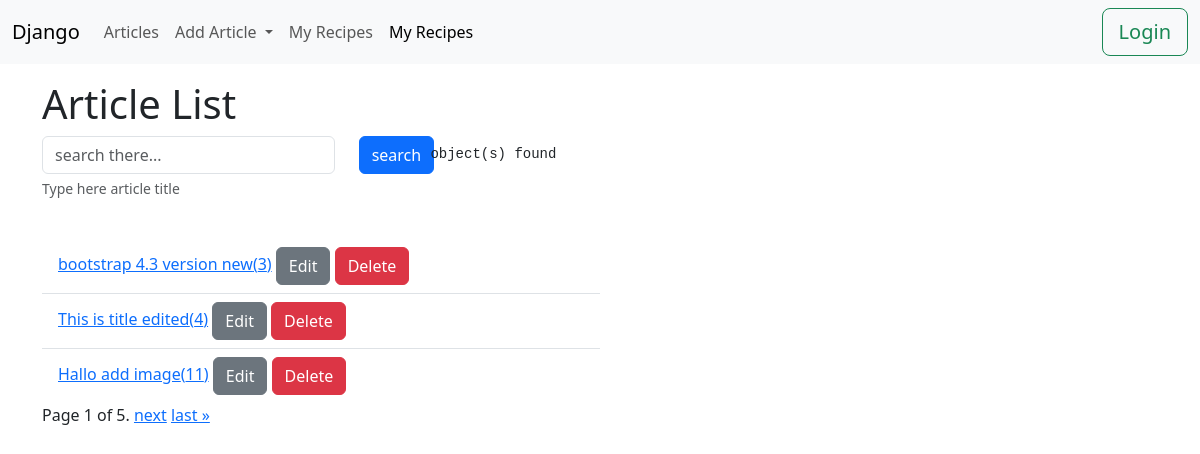
The page / on the database its author committed.
### article/models.py (models this page shows, shortened)
class Article(models.Model):
    title = models.CharField(max_length=221)
    slug = models.SlugField(null=True)
    content = models.TextField(null=True, blank=True)
    image = models.ImageField(upload_to='articles/', null=True, blank=True)
    modified_date = models.DateTimeField(auto_now=True)
    created_date = models.DateTimeField(auto_now_add=True)
    objects = ArticleManager()

### article/views.py (the view)
# urls.py: path('', article_list, name='list'),
def article_list(request):
    query = request.GET.get('q')
    articles = Article.objects.search(query=query)
    paginator = Paginator(articles, 3)
    page_number = request.GET.get("page")
    page_qs = paginator.get_page(page_number)
    context = {
        'object_list': page_qs,
        }
    return render(request, 'article/index.html', context)

### article/models.py (called while the page is built, shortened)
    def search(self, query=None):
        if query is None or query == "":
            return self.all()

    def get_queryset(self):
        return ArticleQuerySet(self.model, using=self._db)

    def search(self, query=None):
        return self.get_queryset().search(query)

### templates/article/index.html (shortened to what this page needs)
{% extends 'base.html' %}
{% load static %}
{% block header %}
    <h1>Article List</h1>
{% endblock %}
{% block content %}
    <div>
        <form action="{% url 'article:list' %}" method="get">
            <div class="row">
                <div class="col-md-4">
                    <div class="row">
                        <div class="col-10">
                            <div class="mb-3">
                                <input type="search" class="form-control" id="" aria-describedby="" autocomplete="off"
                                       placeholder="search there..." name="q">
                                <div id="emailHelp" class="form-text">Type here article title</div>
                            </div>
                        </div>
                        <div class="col-2">
                            <button type="submit" class="btn btn-primary">search</button>
                        </div>
                    </div>
                </div>
                <div class="col-md-8">
                    <pre class="mt-2">{{ object_list.count }} object(s) found</pre>
                </div>
            </div>
        </form>
    </div>
    <br>
    <div class="col-md-6">
        <ul class="list-group list-group-flush">
            {% for object in object_list %}
                <li class="list-group-item">
                    <a href="{% url "article:detail" object.slug %}">{{ object.title }}({{ object.id }})</a>
                    <span><a class="btn btn-secondary" href="{% url 'article:change-form' object.id %}">Edit</a></span>
                    <span><a class="btn btn-danger" href="{% url 'article:delete' object.id %}">Delete</a></span>
                </li>
            {% endfor %}
        </ul>
        <div class="pagination">
            <span class="step-links">
                <span class="current">
                    Page {{ object_list.number }} of {{ object_list.paginator.num_pages }}.
                </span>
                {% if object_list.has_next %}
                    <a href="?page={{ object_list.next_page_number }}">next</a>
                    <a href="?page={{ object_list.paginator.num_pages }}">last &raquo;</a>
                {% endif %}
            </span>
        </div>
    </div>
{% endblock %}

### rows shown on the page
Article: title "bootstrap 4.3 version new", id "3"
Article: title "This is title edited", id "4"
Article: title "Hallo add image", id "11"

### other values the page prints
{{ object_list.number }} "1"
{{ object_list.paginator.num_pages }} "5"
